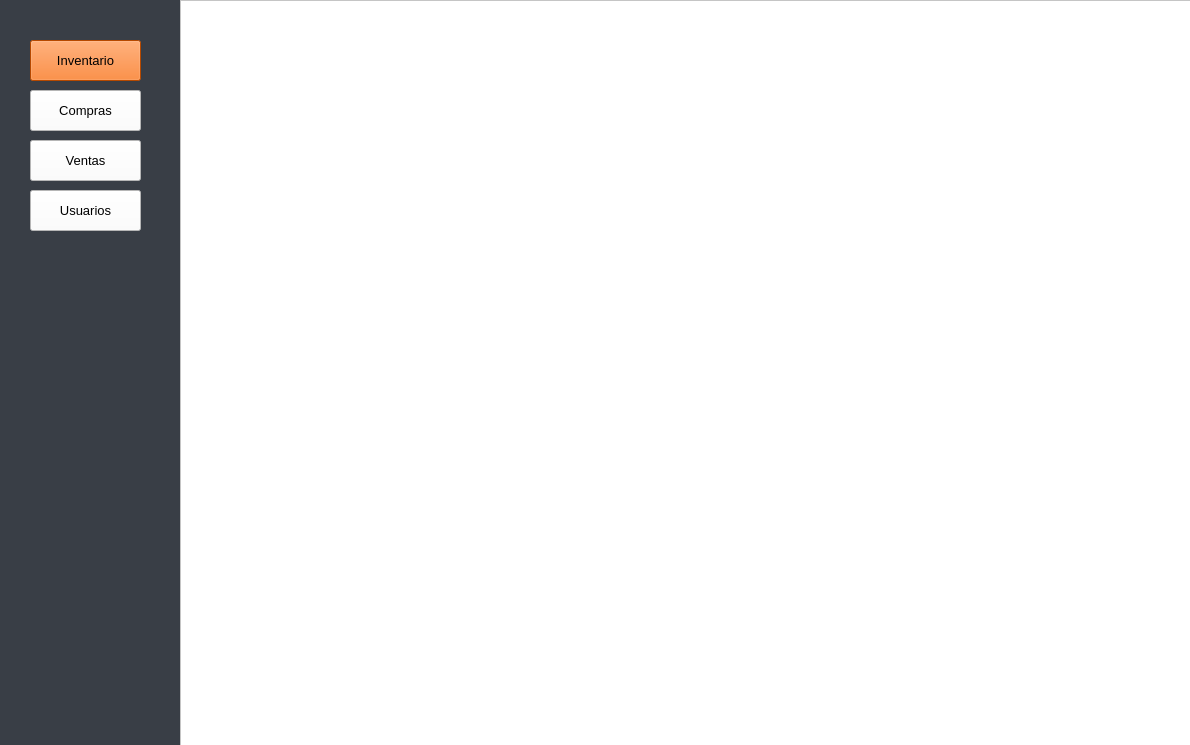
<?xml version="1.0" encoding="UTF-8"?>
<ui version="4.0">
 <class>Inventario</class>
 <widget class="QMainWindow" name="Inventario">
  <property name="geometry">
   <rect>
    <x>0</x>
    <y>0</y>
    <width>1190</width>
    <height>745</height>
   </rect>
  </property>
  <property name="windowTitle">
   <string>Inventario</string>
  </property>
  <property name="styleSheet">
   <string notr="true">background-color: rgb(57, 62, 70);</string>
  </property>
  <widget class="QWidget" name="centralwidget">
   <widget class="QTableWidget" name="tablaInventario">
    <property name="enabled">
     <bool>true</bool>
    </property>
    <property name="geometry">
     <rect>
      <x>180</x>
      <y>0</y>
      <width>1011</width>
      <height>746</height>
     </rect>
    </property>
    <property name="maximumSize">
     <size>
      <width>4096</width>
      <height>1920</height>
     </size>
    </property>
    <property name="font">
     <font>
      <family>Arial</family>
      <pointsize>10</pointsize>
     </font>
    </property>
    <property name="layoutDirection">
     <enum>Qt::LeftToRight</enum>
    </property>
    <property name="styleSheet">
     <string notr="true">background-color: rgb(255, 255, 255);</string>
    </property>
   </widget>
   <widget class="QPushButton" name="botonCompras">
    <property name="geometry">
     <rect>
      <x>30</x>
      <y>90</y>
      <width>111</width>
      <height>41</height>
     </rect>
    </property>
    <property name="font">
     <font>
      <family>Arial</family>
      <pointsize>10</pointsize>
      <weight>50</weight>
      <bold>false</bold>
     </font>
    </property>
    <property name="styleSheet">
     <string notr="true">background-color: rgb(255, 255, 255);</string>
    </property>
    <property name="text">
     <string>Compras</string>
    </property>
   </widget>
   <widget class="QPushButton" name="botonInventario">
    <property name="geometry">
     <rect>
      <x>30</x>
      <y>40</y>
      <width>111</width>
      <height>41</height>
     </rect>
    </property>
    <property name="font">
     <font>
      <family>Arial</family>
      <pointsize>10</pointsize>
      <weight>50</weight>
      <bold>false</bold>
     </font>
    </property>
    <property name="styleSheet">
     <string notr="true">background-color: rgb(255, 102, 0);</string>
    </property>
    <property name="text">
     <string>Inventario</string>
    </property>
   </widget>
   <widget class="QPushButton" name="botonVentas">
    <property name="geometry">
     <rect>
      <x>30</x>
      <y>140</y>
      <width>111</width>
      <height>41</height>
     </rect>
    </property>
    <property name="font">
     <font>
      <family>Arial</family>
      <pointsize>10</pointsize>
      <weight>50</weight>
      <bold>false</bold>
     </font>
    </property>
    <property name="styleSheet">
     <string notr="true">background-color: rgb(255, 255, 255);</string>
    </property>
    <property name="text">
     <string>Ventas</string>
    </property>
   </widget>
   <widget class="QPushButton" name="Usuarios">
    <property name="geometry">
     <rect>
      <x>30</x>
      <y>190</y>
      <width>111</width>
      <height>41</height>
     </rect>
    </property>
    <property name="font">
     <font>
      <family>Arial</family>
      <pointsize>10</pointsize>
      <weight>50</weight>
      <bold>false</bold>
     </font>
    </property>
    <property name="styleSheet">
     <string notr="true">background-color: rgb(255, 255, 255);</string>
    </property>
    <property name="text">
     <string>Usuarios</string>
    </property>
   </widget>
  </widget>
 </widget>
 <tabstops>
  <tabstop>botonInventario</tabstop>
  <tabstop>botonCompras</tabstop>
  <tabstop>botonVentas</tabstop>
  <tabstop>Usuarios</tabstop>
  <tabstop>tablaInventario</tabstop>
 </tabstops>
 <resources/>
 <connections/>
</ui>
